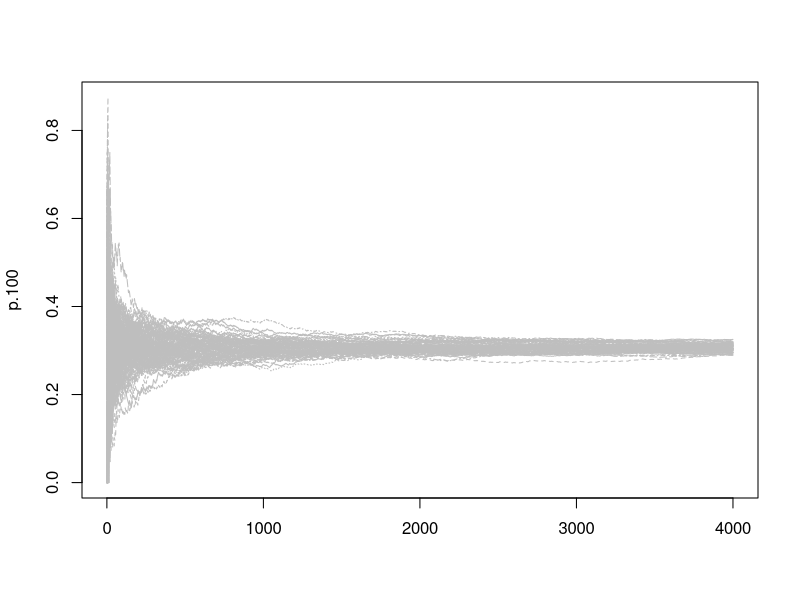
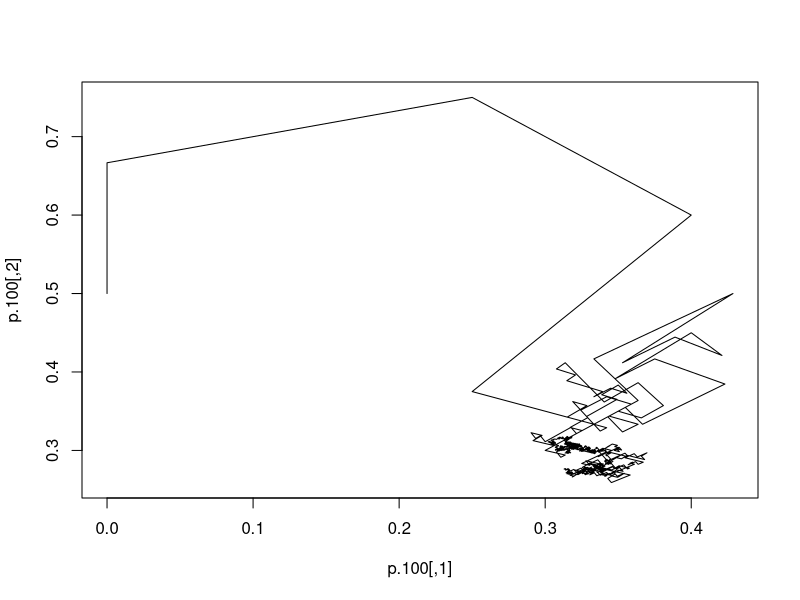

The R script that drew these images, in order: (Note: this script raises an error after producing the figures.)
## ---- chunk 1
#Gibbs sampler for Bayesian CW
gibbs.sampler = function(rep,iter){
  #array to stor all values in
  sample.array <- array(dim=c(rep,iter))
  
  for (k in 1:iter){
    #initalising vectors to store values of Gibbs sampler at each iteration
   X1 <- X2 <- NULL
   #setting initial value 
   X2[1] <- rnorm(1,0,1)

    #iterative process of Gibbs sampler
    for (i in 2:(rep+1)){
      X1[i] <- rnorm(1,0.4*X2[i-1],0.84)
      X2[i] <- rnorm(1,0.4*X1[i])
    }
    
    X1 <- X1[2:(rep+1)]
    X2 <- X2[2:(rep+1)]
    
    #Calculating evolution of prob that X1 and X2 >0
    p <- NULL
    p[1] <- 0
    for (i in 2:(rep+1)){
      if (X1[i-1]>=0 && X2[i-1]>=0){
        temp <- 1
      }else {
        temp <- 0
      }
      p[i] <- (p[i-1]*(i-1) + temp)/i 
    }
    p <- p[2:(rep+1)]
    
    sample.array[,k] <- p
  
  }
  
  return(sample.array)
}
p.100 <- gibbs.sampler(4000,100)


matplot(p.100,type="l",
        col="grey")

p.100[4000,]

plot(p.100,type = "l")

 sample.array <- array(dim=c(1,4000,100))
  sample.array[,1]<-p
## ---- chunk 2
#initalising vectors to store values of Gibbs sampler at each iteration
X1 <- X2 <- NULL
#setting initial value 
X2[1] <- rnorm(1,0,1)

#iterative process of Gibbs sampler
for (i in 2:4001){
  X1[i] <- rnorm(1,0.4*X2[i-1],0.84)
  X2[i] <- rnorm(1,0.4*X1[i])
}

X1 <- X1[2:4001]
X2 <- X2[2:4001]

#Calculating evolution of prob that X1 and X2 >0
p <- NULL
p[1] <- 0
for (i in 2:4001){
  if (X1[i-1]>0 && X2[i-1]>0){
    temp <- 1
  }else {
    temp <- 0
  }
  p[i] <- (p[i-1]*(i-1) + temp)/i 
}
p <- p[2:4001]

plot(X1,type = "l")
plot(X2,type = "l")

#plotting convergence of prob X1 and X2 >0
plot(p,type = "l")

acf(X1)
acf(X2)

hist(X1,breaks = 30)
hist(X2,breaks = 30)
